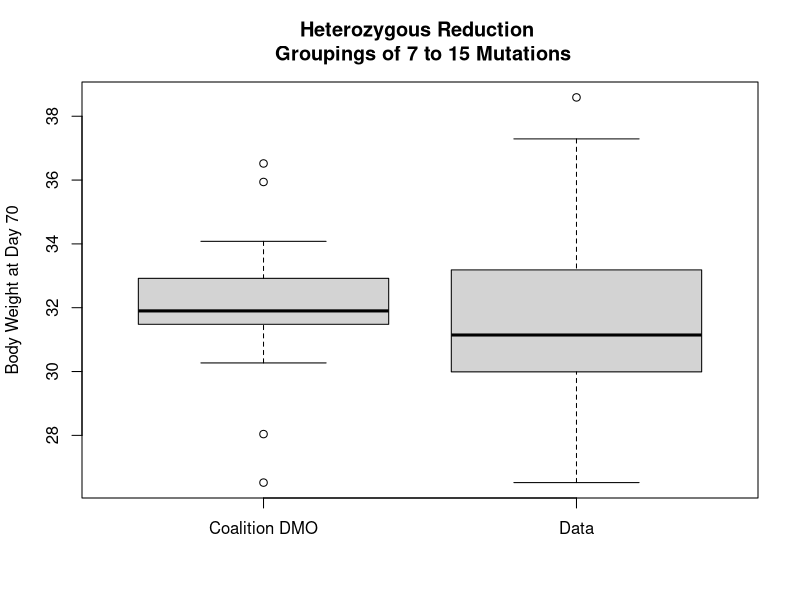
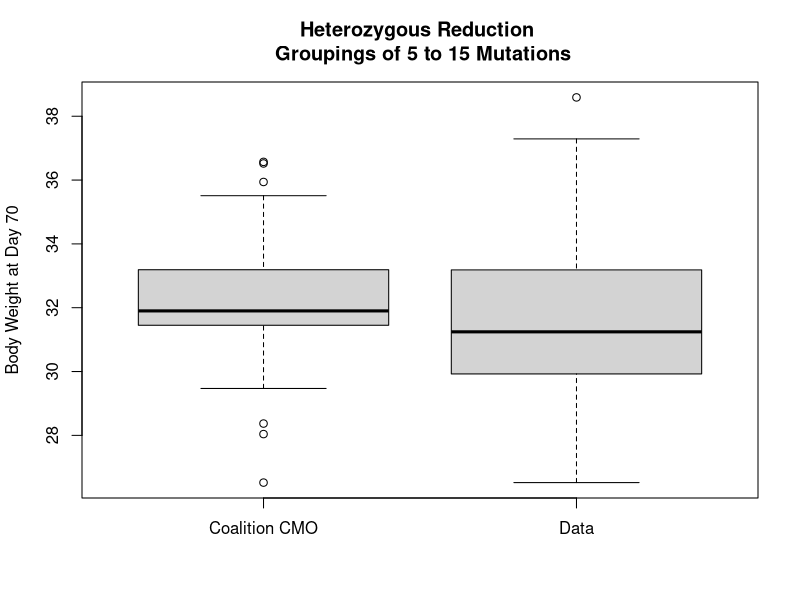
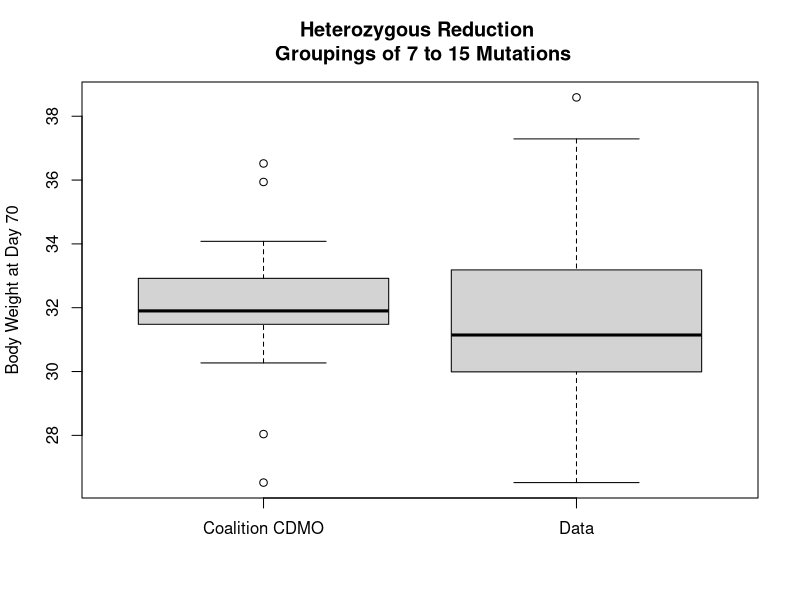
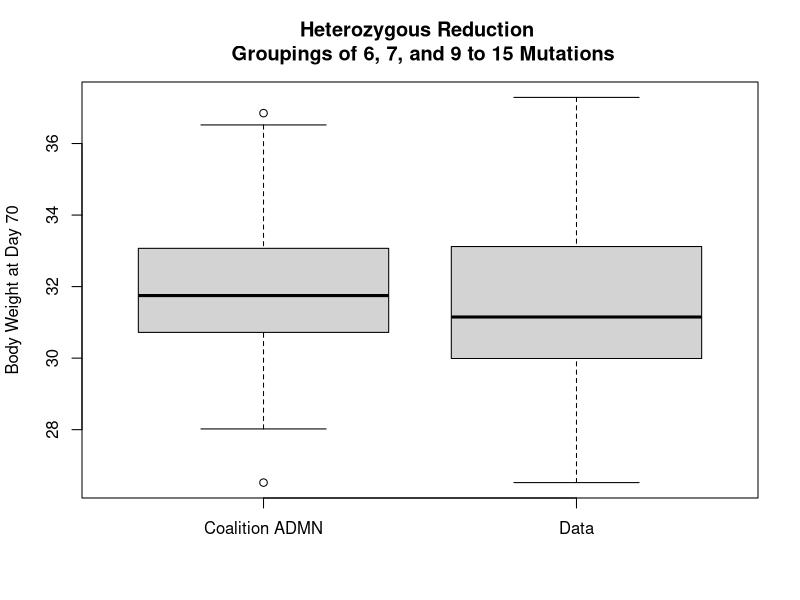
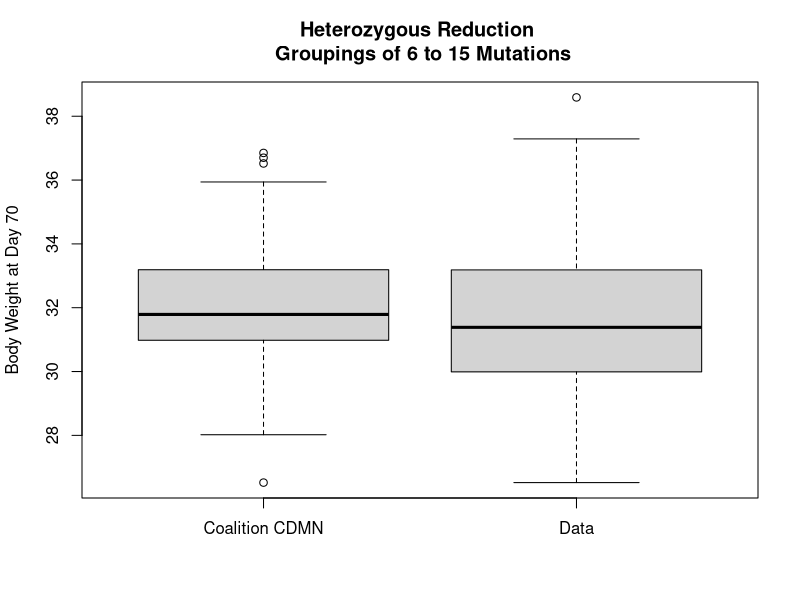
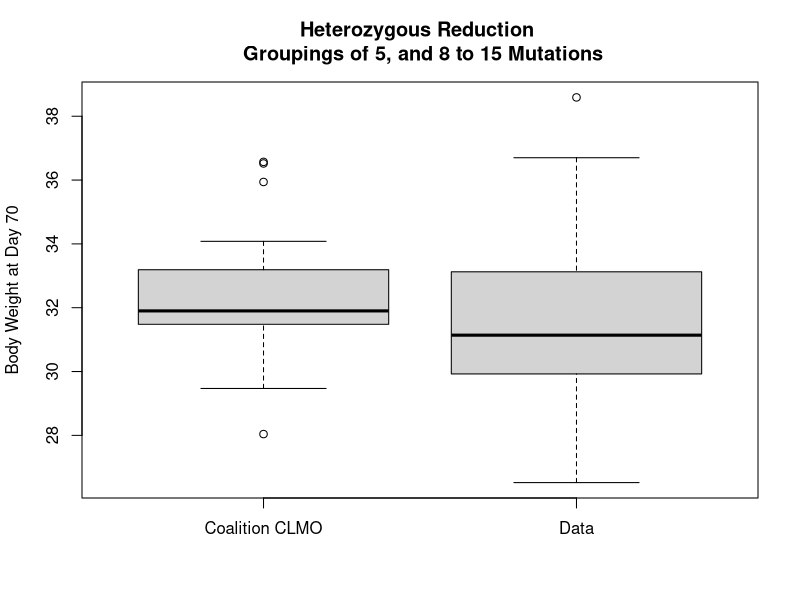
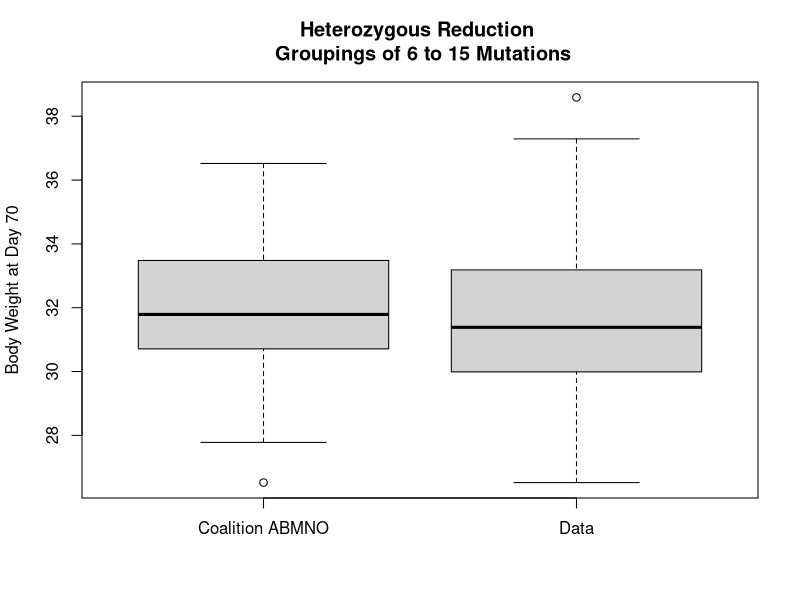
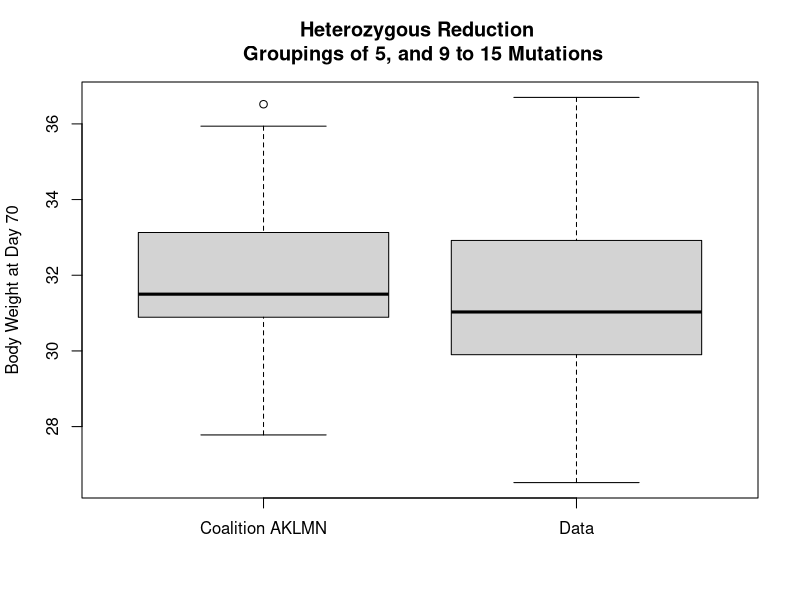

Reproduce these figures in R, in order.
## ---- chunk 1
knitr::opts_chunk$set(echo = TRUE)
## ---- chunk 2
k15 = c(36.52, 31.15, 31.75, 31.5)
k14 = c(30.27, 32.67, 30.21, 32.92, 30.72, 35.94)
k13 = c(26.52, 29.9 , 28.02, 29.47, 33.18, 32.88, 27.29)
k12 = c(31.45, 29.18, 30.7 , 31.48, 33.88, 32.88, 34.08, 36.7 , 34.66,
       32.58, 31.96)
k11 = c(31.83, 33.49, 28.94, 33.07, 36.17, 28.11, 33.19, 35.11, 27.89,
       34.61, 30.32, 31, 31.5)
k10 = c(30.14, 28.93, 30.28, 30.37, 29.17, 28.31, 29.35, 31.14, 34.81,
       30.25, 31.34, 29.95, 30.98, 30.42, 31.49, 30.25, 30.53, 30.64,
       32.11, 33.95, 29.55, 31.62, 30.03)
k9 = c(28.04, 30.87, 29.78, 27.78, 34.85, 35.24)
k8 = c(33.77, 28.31, 29.41, 32.51, 31.9 , 30.73, 33.98, 34.87, 38.59)
k7 = c(30.36, 33.9 , 32.33, 37.29, 28.78, 27.97, 32.8 , 30.47, 30.53,
       30.41, 33.56, 33.7 , 29.36)
k6 = c(27.88, 34.29, 34.15, 31.71, 36.85, 33.17, 29.44, 35.08, 30.63,
       31.11, 31.07, 28.37, 28.37, 35.51, 32.6 , 29.03, 31.5 , 31.43,
       32.26, 31.87)
k5 = c(29.27, 31.06, 36.57, 28.64)
k4 = c(28.39, 33.34, 29.05, 26.12)
k3 = c(29.68, 32.74, 35.13, 31.75, 31.03, 28.62, 36.33, 29.82)
k2 = c(29.18, 34.56, 28.39, 24.91)
k1 = c(29.42, 31.71, 42.08, 33.93, 35.1 , 32.85, 30.1)
k0 = c(33.28, 35.92)

## ---- chunk 3

DMO = c(32.33, 31.9, 28.04, 31.49, 31.83, 33.19, 31.45, 31.48, 33.88, 32.88, 34.08, 32.58, 26.52, 30.27, 32.67, 32.92, 35.94, 36.52, 31.15, 31.75, 31.5)
dataDMO = c(k7, k8, k9, k10, k11, k12, k13, k14, k15)

CMO = c(36.57, 28.37, 35.51, 32.33, 31.9, 28.04, 31.49, 31.83, 33.19, 31.45, 31.48, 33.88, 32.88, 34.08, 32.58, 26.52, 29.47, 30.27, 32.67, 32.92, 35.94, 36.52, 31.15, 31.75, 31.5)
dataCMO = c(k5, k6, k7, k8, k9, k10, k11, k12, k13, k14, k15)
## ---- chunk 4
t.test(DMO, dataDMO, alternative=c("two.sided"))
## ---- chunk 5
boxplot(DMO, dataDMO, alternative=c("two.sided"), 
        ylab = "Body Weight at Day 70", names = c("Coalition DMO", "Data"),
        main = "Heterozygous Reduction \n Groupings of 7 to 15 Mutations")
## ---- chunk 6
t.test(CMO, dataCMO, alternative=c("two.sided"))
## ---- chunk 7
boxplot(CMO, dataCMO, alternative=c("two.sided"), 
        ylab = "Body Weight at Day 70", names = c("Coalition CMO", "Data"),
        main = "Heterozygous Reduction \n Groupings of 5 to 15 Mutations")
## ---- chunk 8
CDMO = c(32.33, 31.9, 28.04, 31.49, 31.83, 33.19, 31.45, 31.48, 33.88, 32.88, 34.08, 32.58, 26.52, 30.27, 32.67, 32.92, 35.94, 36.52, 31.15, 31.75, 31.5)
dataCDMO = c(k7, k8, k9, k10, k11, k12, k13, k14, k15)

ADMN = c(36.85, 32.33, 28.04, 31.49, 31.83, 33.07, 33.19, 31.45, 30.7, 31.48, 33.88, 32.88, 34.08, 26.52, 28.02, 30.27, 32.67, 30.21, 32.92, 30.72, 35.94, 36.52, 31.15, 31.75, 31.5)
dataADMN = c(k6, k7, k9, k10, k11, k12, k13, k14, k15)

CDMN = c(36.85, 31.43, 32.33, 31.9, 28.04, 30.98, 31.49, 31.83, 33.07, 33.19, 31.45, 30.7, 31.48, 33.88, 32.88, 34.08, 36.7, 34.66, 26.52, 28.02, 30.27, 32.67, 30.21, 32.92, 30.72, 35.94, 36.52, 31.15, 31.75, 31.5)
dataCDMN = c(k6, k7, k8, k9, k10, k11, k12, k13, k14, k15)

CLMO = c(36.57, 31.9, 28.04, 31.49, 31.83, 33.19, 31.45, 31.48, 33.88, 32.88, 34.08, 32.58, 29.47, 30.27, 32.67, 32.92, 35.94, 36.52, 31.15, 31.75, 31.5)
dataCLMO = c(k5, k8, k9, k10, k11, k12, k13, k14, k15)

## ---- chunk 9
t.test(CDMO, dataCDMO, alternative=c("two.sided"))
## ---- chunk 10
boxplot(CDMO, dataCDMO, alternative=c("two.sided"), 
        ylab = "Body Weight at Day 70", names = c("Coalition CDMO", "Data"),
        main = "Heterozygous Reduction \n Groupings of 7 to 15 Mutations")
## ---- chunk 11
t.test(ADMN, dataADMN, alternative=c("two.sided"))
## ---- chunk 12
boxplot(ADMN, dataADMN, alternative=c("two.sided"), 
        ylab = "Body Weight at Day 70", names = c("Coalition ADMN", "Data"),
        main = "Heterozygous Reduction \n Groupings of 6, 7, and 9 to 15 Mutations")
## ---- chunk 13
t.test(CDMN, dataCDMN, alternative=c("two.sided"))
## ---- chunk 14
boxplot(CDMN, dataCDMN, alternative=c("two.sided"), 
        ylab = "Body Weight at Day 70", names = c("Coalition CDMN", "Data"),
        main = "Heterozygous Reduction \n Groupings of 6 to 15 Mutations")
## ---- chunk 15
t.test(CLMO, dataCLMO, alternative=c("two.sided"))
## ---- chunk 16
boxplot(CLMO, dataCLMO, alternative=c("two.sided"), 
        ylab = "Body Weight at Day 70", names = c("Coalition CLMO", "Data"),
        main = "Heterozygous Reduction \n Groupings of 5, and 8 to 15 Mutations")
## ---- chunk 17
ABMNO = c(28.37, 35.51, 32.33, 33.77, 28.04, 27.78, 31.49, 31.83, 33.19, 31.45, 31.48, 33.88, 32.88, 34.08, 26.52, 29.47, 30.27, 32.67, 32.92, 35.94, 36.52, 31.15, 31.75, 31.5)
dataABMNO = c(k6, k7, k8, k9, k10, k11, k12, k13, k14, k15)

AKLMN = c(29.27, 31.06, 27.78, 31.49, 33.07, 33.19, 31.48, 33.88, 32.88, 34.08, 29.47, 30.21, 32.92, 30.72, 35.94, 36.52, 31.15, 31.75, 31.5)
dataAKLMN = c(k5, k9, k10, k11, k12, k13, k14, k15)

AKLNO = c(27.78, 31.49, 33.19, 31.48, 33.88, 32.88, 34.08, 31.96, 29.47, 32.92, 35.94, 36.52, 31.15, 31.75, 31.5)
dataAKLNO = c(k9, k10, k11, k12, k13, k14, k15)

## ---- chunk 18
t.test(ABMNO, dataABMNO, alternative=c("two.sided"))
## ---- chunk 19
boxplot(ABMNO, dataABMNO, alternative=c("two.sided"), 
        ylab = "Body Weight at Day 70", names = c("Coalition ABMNO", "Data"),
        main = "Heterozygous Reduction \n Groupings of 6 to 15 Mutations")
## ---- chunk 20
t.test(AKLMN, dataAKLMN, alternative=c("two.sided"))
## ---- chunk 21
boxplot(AKLMN, dataAKLMN, alternative=c("two.sided"), 
        ylab = "Body Weight at Day 70", names = c("Coalition AKLMN", "Data"),
        main = "Heterozygous Reduction \n Groupings of 5, and 9 to 15 Mutations")
## ---- chunk 22
t.test(AKLNO, dataAKLNO, alternative=c("two.sided"))
## ---- chunk 23
boxplot(AKLNO, dataAKLNO, alternative=c("two.sided"), 
        ylab = "Body Weight at Day 70", names = c("Coalition AKLNO", "Data"),
        main = "Heterozygous Reduction \n Groupings of 9 to 15 Mutations")
## ---- chunk 24
BCDEKL = c(31.11, 31.07, 33.98, 31.49, 33.49, 33.07, 36.17, 29.18, 31.48, 33.88, 29.9, 33.18, 32.88, 27.29, 30.21, 30.72, 35.94, 36.52, 31.15, 31.75, 31.5)
dataBCDEKL = c(k6, k8, k10, k11, k12, k13, k14, k15)

## ---- chunk 25
t.test(BCDEKL, dataBCDEKL, alternative=c("two.sided"))
## ---- chunk 26
boxplot(BCDEKL, dataBCDEKL, alternative=c("two.sided"), 
        ylab = "Body Weight at Day 70", names = c("Coalition BCDEKL", "Data"),
        main = "Heterozygous Reduction \n Groupings of 6, 8, and 10 to 15 Mutations")
## ---- chunk 27
ABKLMNO = c(27.78, 31.49, 33.19, 31.48, 33.88, 32.88, 34.08, 29.47, 32.92, 35.94, 36.52, 31.15, 31.75, 31.5)
dataABKLMNO = c(k9, k10, k11, k12, k13, k14, k15)

## ---- chunk 28
t.test(ABKLMNO, dataABKLMNO, alternative=c("two.sided"))
## ---- chunk 29
boxplot(ABKLMNO, dataABKLMNO, alternative=c("two.sided"), 
        ylab = "Body Weight at Day 70", names = c("Coalition ABKLMNO", "Data"),
        main = "Heterozygous Reduction \n Groupings of 9 to 15 Mutations")
